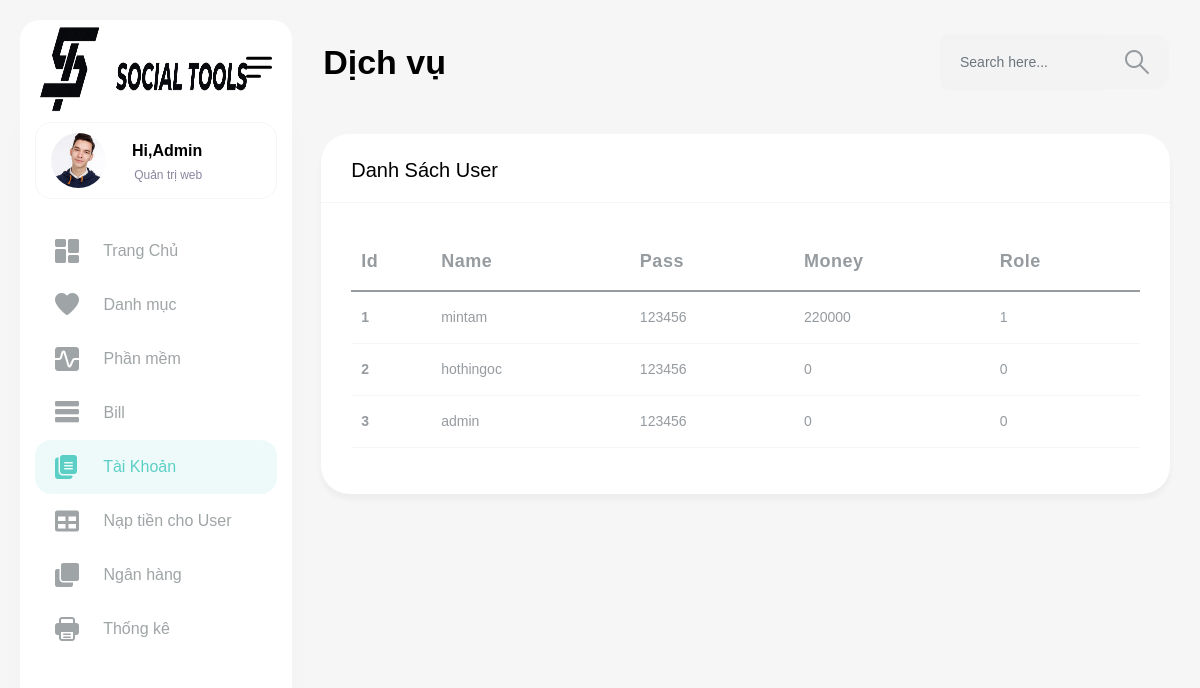
The app's page /admin/index.php?act=dsuser with its own data.
### tables this page shows
CREATE TABLE `user` (
  `id_user` int(11) NOT NULL,
  `ten_user` varchar(255) NOT NULL,
  `pass` varchar(255) NOT NULL,
  `email` varchar(255) NOT NULL,
  `money` int(11) NOT NULL DEFAULT 0,
  `total_money` int(11) NOT NULL DEFAULT 0,
  `role` tinyint(4) NOT NULL DEFAULT 0
);

### model/pdo.php (called while the page is built, shortened)
<?php
function pdo_get_connection(){
    $servername = "localhost";
    $username = "root";
    $password = "";
    try {
        $conn = new PDO("mysql:host=$servername;dbname=duan1", $username, $password);
        $conn->setAttribute(PDO::ATTR_ERRMODE, PDO::ERRMODE_EXCEPTION);
        return $conn;
    } catch(PDOException $e) {
        echo "Connection failed: " . $e->getMessage();
    }
}
function pdo_query($sql){
    $sql_args=array_slice(func_get_args(),1);
    try{
        $conn=pdo_get_connection();
        $stmt=$conn->prepare($sql);
        $stmt->execute($sql_args);
        $rows=$stmt->fetchAll();
        return $rows;
    }
    catch(PDOException $e){
        throw $e;
    }
    finally{
        unset($conn);
    }
}
?>

### model/taikhoan.php (called while the page is built, shortened)
<?php
function loadall_taikhoan() {
    $sql = "select * from `user`";
    $listtaikhoan= pdo_query($sql);
    return $listtaikhoan;
}
?>

### admin/taikhoan/list.php (the view)
<div class="content-body">
            <div class="container-fluid">
                 <div class="row">
                    <div class="col-lg-12">
                        <div class="card">
                            <div class="card-header">
                                <h4 class="card-title">Danh sách user</h4>
                            </div>
                            <div class="card-body">
                                <div class="table-responsive">
                                    <table class="table table-responsive-md">
                                        <thead>
                                            <tr>
                                                <th style="width:80px;"><strong>Id</strong></th>
                                                <th><strong>Name</strong></th>
                                                <th><strong>Pass</strong></th>
                                                <th><strong>Money</strong></th>
                                                <th><strong>Role</strong></th>
                                            </tr>
                                        </thead>
                                        <tbody>
                                            <?php foreach($listtaikhoan as $taikhoan){
                                                extract($taikhoan);
                                            ?>
                                            <tr>
                                                <td><strong><?php echo $id_user?></strong></td>
                                                <td><?php echo $ten_user?></td>
                                                <td><?php echo $pass?></td>
                                                <td><?php echo $money?></td>
                                                <td><?php echo $role?></td>
                                            </tr>
                                            <?php
                                            }
                                            ?>
                                        </tbody>
                                    </table>
                                </div>
                            </div>
                        </div>
                    </div>
                </div>

### records on screen
user: id_user "1", ten_user "mintam", pass "123456", money "220000", role "1"
user: id_user "2", ten_user "hothingoc", pass "123456", money "0", role "0"
user: id_user "3", ten_user "admin", pass "123456", money "0", role "0"
